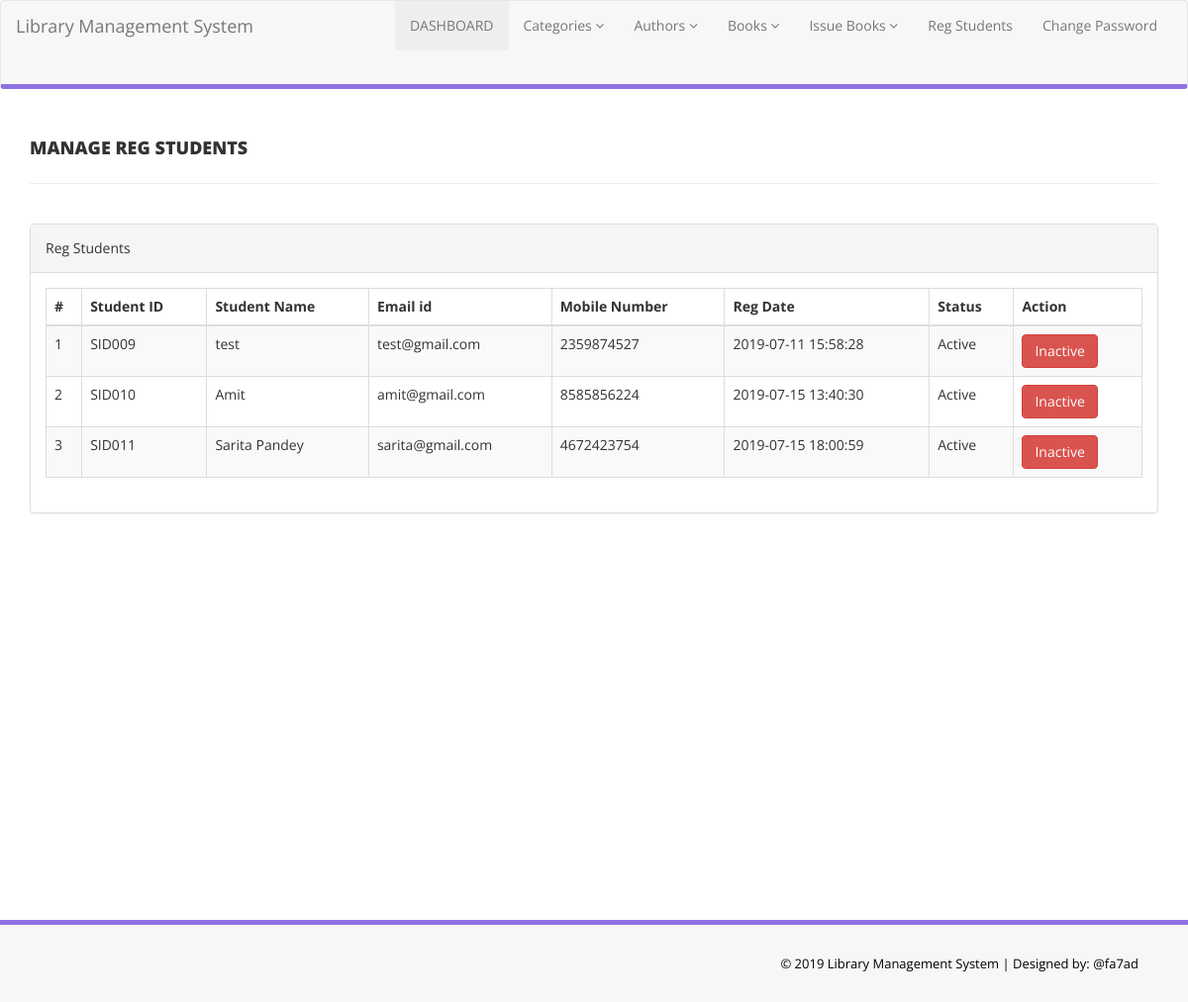
Screenshot of /app/src/admin/reg-students.php (signed in) with the database file from the repository.
### tables this page shows
CREATE TABLE `tblstudents` (
  `id` int(11) NOT NULL,
  `StudentId` varchar(100) DEFAULT NULL,
  `FullName` varchar(120) DEFAULT NULL,
  `EmailId` varchar(120) DEFAULT NULL,
  `MobileNumber` char(11) DEFAULT NULL,
  `Password` varchar(120) DEFAULT NULL,
  `Status` int(1) DEFAULT NULL,
  `RegDate` timestamp NULL DEFAULT CURRENT_TIMESTAMP,
  `UpdationDate` timestamp NULL DEFAULT NULL ON UPDATE CURRENT_TIMESTAMP
);

### app/src/admin/reg-students.php (the view, shortened to what this page needs)
<?php
include('includes/config.php');
?>
<!DOCTYPE html>
<html lang="en">
<head>
    <link href="assets/css/bootstrap.css" rel="stylesheet" />
    <link href="assets/css/font-awesome.css" rel="stylesheet" />
    <link href="assets/js/dataTables/dataTables.bootstrap.css" rel="stylesheet" />
    <link href="assets/css/style.css" rel="stylesheet" />
</head>
<body>
    <?php include('includes/header.php'); ?>
    <div class="content-wrapper">
        <div class="container">
            <div class="row pad-botm">
                <div class="col-md-12">
                    <h4 class="header-line">Manage Reg Students</h4>
                </div>
            </div>
            <div class="row">
                <div class="col-md-12">
                    <div class="panel panel-default">
                        <div class="panel-heading">
                            Reg Students
                        </div>
                        <div class="panel-body">
                            <div class="table-responsive">
                                <table class="table table-striped table-bordered table-hover" id="dataTables-example">
                                    <thead>
                                        <tr>
                                            <th>#</th>
                                            <th>Student ID</th>
                                            <th>Student Name</th>
                                            <th>Email id </th>
                                            <th>Mobile Number</th>
                                            <th>Reg Date</th>
                                            <th>Status</th>
                                            <th>Action</th>
                                        </tr>
                                    </thead>
                                    <tbody>
                                        <?php $sql = "SELECT * from tblstudents";
                                        $query = $dbh->prepare($sql);
                                        $query->execute();
                                        $results = $query->fetchAll(PDO::FETCH_OBJ);
                                        $cnt = 1;
                                        if ($query->rowCount() > 0) {
                                            foreach ($results as $result) {               ?>
                                                <tr class="odd gradeX">
                                                    <td class="center"><?php echo htmlentities($cnt); ?></td>
                                                    <td class="center"><?php echo htmlentities($result->StudentId); ?></td>
                                                    <td class="center"><?php echo htmlentities($result->FullName); ?></td>
                                                    <td class="center"><?php echo htmlentities($result->EmailId); ?></td>
                                                    <td class="center"><?php echo htmlentities($result->MobileNumber); ?></td>
                                                    <td class="center"><?php echo htmlentities($result->RegDate); ?></td>
                                                    <td class="center"><?php if ($result->Status == 1) {
                                                                            echo htmlentities("Active");
                                                                        } else {
                                                                            echo htmlentities("Blocked");
                                                                        }
                                                                        ?></td>
                                                    <td class="center">
                                                        <?php if ($result->Status == 1) { ?>
                                                            <a href="reg-students.php?inid=<?php echo htmlentities($result->id); ?>" onclick="return confirm('Are you sure you want to block this student?');"" >  <button class=" btn btn-danger"> Inactive</button>
                                                            <?php } else { ?>
                                                                <a href="reg-students.php?id=<?php echo htmlentities($result->id); ?>" onclick="return confirm('Are you sure you want to active this student?');""><button class=" btn btn-primary"> Active</button>
                                                                <?php } ?>
                                                    </td>
                                                </tr>
                                        <?php $cnt = $cnt + 1;
                                            }
                                        } ?>
                                    </tbody>
                                </table>
                            </div>
                        </div>
                    </div>
                </div>
            </div>
        </div>
    </div>
    <?php include('includes/footer.php'); ?>
</body>
</html>

### app/src/admin/assets/css/style.css (style rules this page uses)
.content-wrapper { margin-top: 40px; min-height:800px; padding-bottom:90px; }
.header-line { font-weight:900; padding-bottom:25px; border-bottom:1px solid #eeeeee; text-transform:uppercase; }
.pad-botm { padding-bottom:30px; }

### rows the page displays
tblstudents: StudentId "SID009", FullName "test", EmailId "test@gmail.com", MobileNumber "2359874527", RegDate "2019-07-11 15:58:28"
tblstudents: StudentId "SID010", FullName "Amit", EmailId "amit@gmail.com", MobileNumber "8585856224", RegDate "2019-07-15 13:40:30"
tblstudents: StudentId "SID011", FullName "Sarita Pandey", EmailId "sarita@gmail.com", MobileNumber "4672423754", RegDate "2019-07-15 18:00:59"
